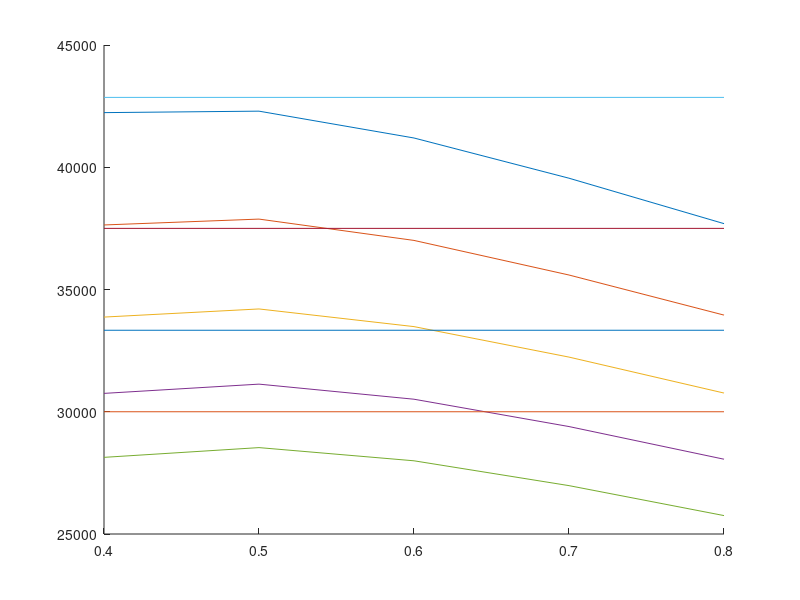

This figure's MATLAB source: (Note: this script raises an error after producing the figure.)
clc; clear; close all;
addpath(genpath('./plots'))
%% Treball de disseny d'un compressor axial per a l'assignatura de sistemes
%propulsios d'aeronaus.
%Introduccio de dades:
g=9.81; %m/s2
TAUc=300000; %J/kg
G=21.38; %kg/s
Pat=1; %kg/cm2
Pat=Pat*g*10000;
Tat=288; %K
gamma=1.4;
Rgas=286.8; %J/kgK
Rreac=0.5;
M=0.8;
Cp=1004; %J/kgK
lambda=0.7;
sigmAl=(39/4)*10^6; %kg/m2
rho=2800; %kg/m2
%Inicialitzacio dels valor comuns de solidesa i coeficient de flux
sigma=[0.4 0.6 0.8 1 1.2];
flux=[0.4 0.5 0.6 0.7 0.8];
N=size(sigma,2);
for i=1:N %Per a les N sigma
    for j=1:N %Per als N coef de flux
        %Calcul betas
        betA(i,j)=atan(1/2*(1.55/(1+1.55*sigma(i))+1/flux(j)));
        betB(i,j)=atan(1/flux(j)-tan(betA(i,j)));
        betM(i,j)=atan(1/(2*flux(j)));
        %Calcul CL, CLi i CD
        a=tan(betM(i,j))*0.018;
        c=tan(betM(i,j))*(0.021*0.02/2.5*sigma(i))-2*sigma(i)*(tan(betA(i,j))-tan(betB(i,j)))*cos(betM(i,j));
        p=[a 1 c];
        root=roots(p);
        CL(i,j)=root(2);
        CD(i,j)=0.021+0.02/2.5*sigma(i)+0.018*CL(i,j)^2;
        CLi(i,j)=2*sigma(i)*(tan(betA(i,j))-tan(betB(i,j)))*cos(betM(i,j));
        %Rendiment per esglao
        ETAesg(i,j)=1-CD(i,j)/CLi(i,j)*(2*flux(j)+1/(2*flux(j)));
        %Velocitat axial. Aquesta velocitat haura d'estar entre 150 i 180
        %m/s
        Vz(i,j)=sqrt((M^2*gamma*Rgas*Tat)/(1/(cos(betA(i,j)))^2+(M^2*gamma*Rgas)/(2*Cp*(cos(betB(i,j)))^2)));
        %Velocitat tangencial. El valor maxim d'aquesta velocitat es 320
        %m/s
        U(i,j)=Vz(i,j)/flux(j);
        %Treball per esglao
        TAUesg(i,j)=U(i,j)*Vz(i,j)*(tan(betA(i,j))-tan(betB(i,j)));
        rire(i,j)=(U(i,j)^2-sigmAl*g/(2*lambda*rho))/(U(i,j)^2+sigmAl*g/(2*lambda*rho)); %OJO unidades
        
        Wa(i,j)=Vz(i,j)/cos(betA(i,j));
        Wb(i,j)=Vz(i,j)/cos(betB(i,j));
        Wm(i,j)=(Wa(i,j)+Wb(i,j))/2;
        
        Va(i,j)=sqrt((Vz(i,j)*sin(betA(i,j))/cos(betA(i,j))-U(i,j))^2+Vz(i,j)^2);
        Vb(i,j)=sqrt((Vz(i,j)*sin(betB(i,j))/cos(betB(i,j))-U(i,j))^2+Vz(i,j)^2); %REVISAR
        
        Ta(i,j)=Tat-Va(i,j)^2/(2*Cp);
        Pa(i,j)=Pat/(1+Wa(i,j)^2/(2*Rgas*Ta(i,j)));
        rhoa(i,j)=Pa(i,j)/(Rgas*Ta(i,j));
        re(i,j)=sqrt(G/(pi*(1-rire(i,j)^2)*Vz(i,j)*rhoa(i,j)));
        ri(i,j)=rire(i,j)*re(i,j);
        h(i,j)=re(i,j)-ri(i,j);
        rm(i,j)=(re(i,j)+ri(i,j))/2;
        RPM(i,j)=60*U(i,j)/(2*pi*rm(i,j));        
    end
end

%% Seleccio de parametres
%print -depsc2 myplot.eps
n = [ 7 8 9 10];
TAUstage = TAUc./n;
for ii = 1 : 4
    TAUstagePlot(:,ii) = TAUstage(ii)*ones(N,1);
end

figure();
hold on
plot(flux, TAUesg'); 
plot(flux, TAUstagePlot);
hold off

% Seleccionar flux de tall amb el necessari (mirant el grafic anterior)
FLUX(1) = 0;
FLUX(2) = interpolarPunt( 3.75e4, 3.788e4, 3.701e4, 0.6, 0.5 ); %[Y, Xa, Xb, Yb, Ya]
FLUX(3) = interpolarPunt( 3.333e4, 3.348e4, 3.224e4, 0.7, 0.6 );
FLUX(4) = interpolarPunt( 3e4, 3.051e4, 2.939e4, 0.7, 0.6 );
FLUX(5) = 0;

%Trobar rendiments per cada flux
for ii = 1 : 5
    FLUXplot(:,ii) = FLUX(ii)*ones(N,1);
end
figure()
hold on
plot(flux, ETAesg');
plot(FLUXplot(:,2:end-1), linspace(0.88,0.91,N) );
hold off

% (mirant el grafic anterior)
ETA(1) = 0;
ETA(2) = interpolarPunt( FLUX(2), 0.5, 0.6, 0.9026, 0.9003 );
ETA(3) = interpolarPunt( FLUX(3), 0.6, 0.7, 0.9022, 0.9041 );
ETA(4) = interpolarPunt( FLUX(4), 0.6, 0.7, 0.9013, 0.9036 );
ETA(5) = 0;

%Rendiment total del compressor
    %interpolar CD
figure()
hold on
plot(flux, CD');
plot(FLUXplot(:,2:end-1), linspace(0.025,0.055,N) );
hold off
Cd(1) = 0;
Cd(2) = interpolarPunt( FLUX(2), 0.5, 0.6, 0.03545, 0.03396 );
Cd(3) = interpolarPunt( FLUX(3), 0.6, 0.7, 0.04168, 0.0401 );
Cd(4) = interpolarPunt( FLUX(4), 0.6, 0.7, 0.04618, 0.04427 );

%interpolar CLi
figure()
hold on
plot(flux, CLi');
plot(FLUXplot(:,2:end-1), linspace(0.4,1,N) );
hold off

CLi_n(1) = 0;
CLi_n(2) = interpolarPunt( FLUX(2), 0.5, 0.6, 0.7404, 0.6815 );
CLi_n(3) = interpolarPunt( FLUX(3), 0.6, 0.7, 0.9009, 0.8505 );
CLi_n(4) = interpolarPunt( FLUX(4), 0.6, 0.7, 0.9892, 0.9339 );

%interpolar CL
figure()
hold on
plot(flux, CL');
plot(FLUXplot(:,2:end-1), linspace(0.4,1.1,N) );
hold off

CL_n(1) = 0;
CL_n(2) = interpolarPunt( FLUX(2), 0.5, 0.6, 0.7322, 0.6732 );
CL_n(3) = interpolarPunt( FLUX(3), 0.6, 0.7, 0.8906, 0.8398 );
CL_n(4) = interpolarPunt( FLUX(4), 0.6, 0.7, 0.9769, 0.9211 );

ETA23(1) = 1 - n(2)*Cd(2)/CLi_n(2)*(2*FLUX(2)+1/(2*FLUX(2))); % 8 etapas
ETA23(2) = 1 - n(3)*Cd(3)/CLi_n(3)*(2*FLUX(3)+1/(2*FLUX(3))); % 9 etapas
ETA23(3) = 1 - n(4)*Cd(4)/CLi_n(4)*(2*FLUX(4)+1/(2*FLUX(4))); % 10 etapas


%% Numero d'aleps en primer esglao i longitud total
% ------------- 8 etapas
et = 8;
sigma_e(1) = round((Cd(2)-0.021-0.018*CL_n(2)^2)*2.5/0.02,1);
index_i = find(sigma == sigma_e(1));
index_j = find(flux == round(FLUX(2),1));
h_e(1) = h(index_i,index_j);
r_e(1) = rm(index_i,index_j);
N(1) = alabes(h_e(1),r_e(1),sigma_e(1));


% per longitud. Com es una maquina periodica flux i rm son cte.
% deltaPt = Cd(2)*0.5*rho*Wm(index_i,index_j)^2/(sigma_e(1)*cos(betM(index_i,index_j)));
% C_h = 1/2.5;
% C_h = linspace(C_h,1.25*C_h,et);
% L = 0;
% for i=1:et
%   
% if i == 1
%     Pt_in = Pat;
%     Tt_in = Tat;
% end
%     
% Pt_a = Pt_in + (i-1)*deltaPt;
% P_a = Pt_a - 0.5*rho*Va(index_i,index_j)^2;
% Tt_a = Tt_in + (i-1)*TAUc/(et*Cp);
% T_a = Tt_a - Va(index_i,index_j)^2/(2*Cp);
% rho_a = P_a/(T_a*Rgas);
% h_a = G/(rho_a*Vz(index_i,index_j)*2*pi*rm(index_i,index_j));
% 
% Pt_b = Pt_a + deltaPt;
% P_b = Pt_b - 0.5*rho*Vb(index_i,index_j)^2;
% Tt_b = Tt_in + (i)*TAUc/(et*Cp);
% T_b = Tt_b - Vb(index_i,index_j)^2/(2*Cp);
% rho_b = P_b/(T_b*Rgas);
% h_b = G/(rho_b*Vz(index_i,index_j)*2*pi*rm(index_i,index_j));
% 
% Pt_c = Pt_b + deltaPt;
% P_c = Pt_c - 0.5*rho*Va(index_i,index_j)^2;
% Tt_c = Tt_in + (i+1)*TAUc/(et*Cp);
% T_c = Tt_c - Va(index_i,index_j)^2/(2*Cp);
% rho_c = P_c/(T_c*Rgas);
% h_c = G/(rho_c*Vz(index_i,index_j)*2*pi*rm(index_i,index_j));
% 
% 
% h_r = (h_a+h_b)/2;
% h_e = (h_b+h_c)/2;
% 
% L_stage = longitud(C_h(i),h_r,h_e,et,betM(index_i,index_j));
% L = L + L_stage;
% end


% ------------- 9 etapas
sigma_e(2) = round((Cd(3)-0.021-0.018*CL_n(3)^2)*2.5/0.02,1);
index_i = find(sigma == sigma_e(2));
index_j = find(flux == round(FLUX(3),1));
h_e(2) = h(index_i,index_j);
r_e(2) = rm(index_i,index_j);
N(2) = alabes(h_e(2),r_e(2),sigma_e(2));
% ------------- 10 etapas
sigma_e(3) = round((Cd(4)-0.021-0.018*CL_n(4)^2)*2.5/0.02,1);
index_i = find(sigma == sigma_e(3));
index_j = find(flux == round(FLUX(4),1));
h_e(3) = h(index_i,index_j);
r_e(3) = rm(index_i,index_j);
N(3) = alabes(h_e(3),r_e(3),sigma_e(3));

N_blades = fix(N);

%% Print surfaces:
% figure;
% surf(sigma,flux,betA);
% figure;
% surf(sigma,flux,betB);
% figure;
% surf(sigma,flux,CL);
% figure;
% surf(sigma,flux,CD);
% figure;
% surf(sigma,flux,ETAesg);
% figure;
% surf(sigma,flux,Vz);
% figure;
% surf(sigma,flux,U);
% figure;
% surf(sigma,flux,TAUesg);
% figure;
% surf(sigma,flux,rire);
% figure;
% surf(sigma,flux,re);
% figure;
% surf(sigma,flux,ri);
% figure;
% surf(sigma,flux,rm);
% figure;
% surf(sigma,flux,h);
% figure;
% surf(sigma,flux,RPM);


